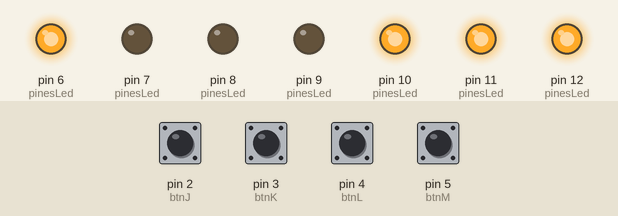
Bench run of a sketch on a simulated Arduino Uno, built with avr-gcc and run on an emulated ATmega328P. Shown: output pins drawn as LEDs (lit = HIGH). The test bench sets the inputs (shaded band); at power-on: pin 2 (btnJ), pin 3 (btnK), pin 4 (btnL), pin 5 (btnM) HIGH.

Above: at 5.6 s.
5.7 s: pin 3 (btnK) pulled LOW for 0.35 s
At 6.05 s:
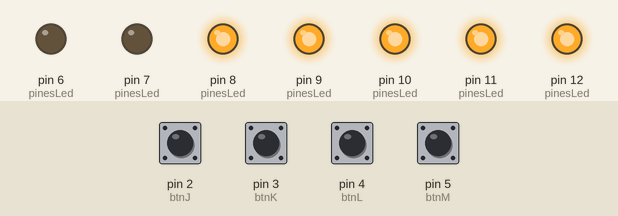
7.7 s: pin 4 (btnL) pulled LOW for 0.35 s
At 8.1 s:
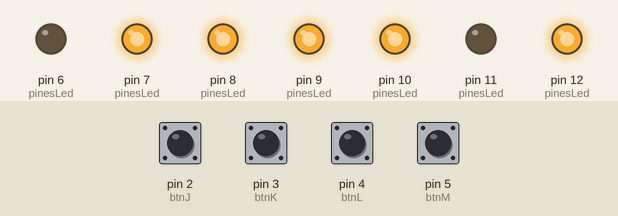
9.8 s: pin 5 (btnM) pulled LOW for 0.35 s
At 10.2 s:
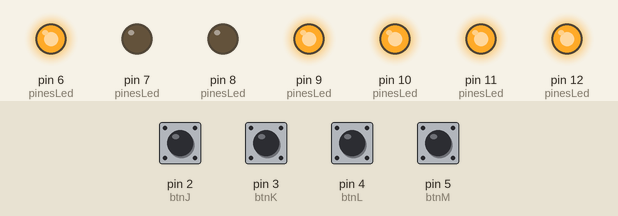
11.9 s: pin 3 (btnK) driven LOW and pin 5 (btnM) driven LOW
At 13.1 s:
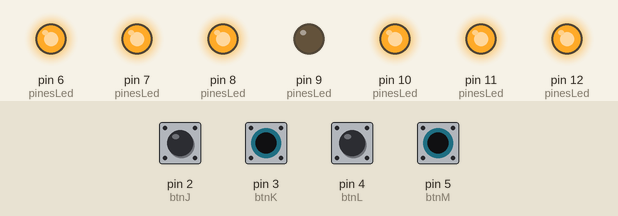
13.4 s: pin 3 (btnK) driven HIGH
At 14.5 s:
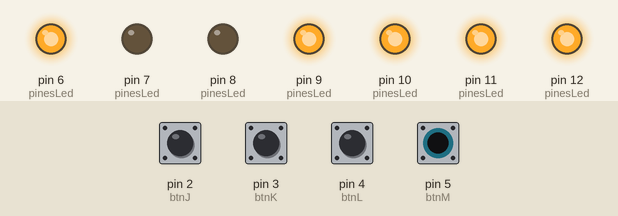
14.9 s: pin 4 (btnL) pulled LOW for 1 s
At 15.6 s:
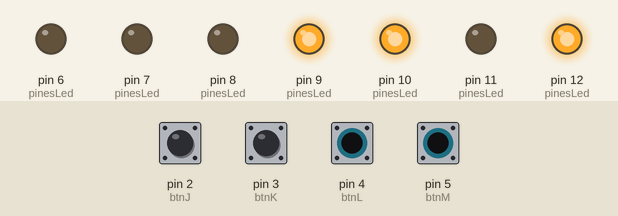
Timing chart, 0 to 17.9 s (numbered marks = the images above; inputs shaded):
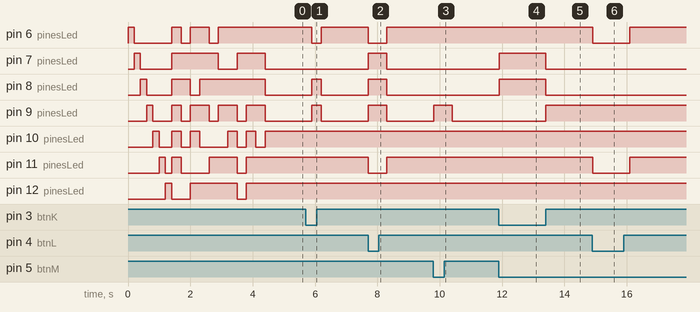

The sketch:

PrimerCodigoNumeros.ino
```cpp
const int btnJ = 2;
const int btnK = 3;
const int btnL = 4;
const int btnM = 5;

const int ledA = 6;
const int ledB = 7;
const int ledC = 8;
const int ledD = 9;
const int ledE = 10;
const int ledF = 11;
const int ledG = 12;

const int pinesLed[] = {ledA, ledB, ledC, ledD, ledE, ledF, ledG};
// hacer un arreglo para definir los pines
const bool numeros[16][7] = {
  {HIGH, HIGH, HIGH, HIGH, HIGH, HIGH, LOW},   // 0
  {LOW, HIGH, HIGH, LOW, LOW, LOW, LOW},       // 1
  {HIGH, HIGH, LOW, HIGH, HIGH, LOW, HIGH},    // 2
  {HIGH, HIGH, HIGH, HIGH, LOW, LOW, HIGH},    // 3
  {LOW, HIGH, HIGH, LOW, LOW, HIGH, HIGH},     // 4
  {HIGH, LOW, HIGH, HIGH, LOW, HIGH, HIGH},    // 5
  {HIGH, LOW, HIGH, HIGH, HIGH, HIGH, HIGH},   // 6
  {HIGH, HIGH, HIGH, LOW, LOW, LOW, LOW},      // 7
  {HIGH, HIGH, HIGH, HIGH, HIGH, HIGH, HIGH},  // 8
  {HIGH, HIGH, HIGH, HIGH, LOW, HIGH, HIGH},   // 9
  {HIGH, HIGH, HIGH, LOW, HIGH, HIGH, HIGH},    //A
  {LOW, LOW, HIGH, HIGH, HIGH, HIGH, HIGH},    //b
  {LOW, LOW, LOW, HIGH, HIGH, LOW, HIGH},      //C
  {LOW, HIGH, HIGH, HIGH, HIGH, LOW, HIGH},    //d
  {HIGH, LOW, LOW, HIGH, HIGH, HIGH, HIGH},    //E
  {HIGH, LOW, LOW, LOW, HIGH, HIGH, HIGH}      //F
  };

void setup() {
  pinMode(btnJ, INPUT);
  pinMode(btnK, INPUT);
  pinMode(btnL, INPUT);
  pinMode(btnM, INPUT);
  //darme cuenta que votones estan presionados para poder dar la salida
  for (int i = 0; i < 7; i++) {
    pinMode(pinesLed[i], OUTPUT);
  }

  pruebaDisplay();
}

void loop() {
  //le que estado tienen los botones
  int estadoJ = digitalRead(btnJ);
  int estadoK = digitalRead(btnK);
  int estadoL = digitalRead(btnL);
  int estadoM = digitalRead(btnM);

  // ver como estan presionados los botones y las salidas que debe dar
  if (estadoJ == LOW && estadoK == LOW && estadoL == LOW && estadoM == LOW) {
    mostrarNumero(0);
  }
  else if (estadoJ == LOW && estadoK == LOW && estadoL == LOW && estadoM == HIGH) {
    mostrarNumero(1);
  }
  else if (estadoJ == LOW && estadoK == LOW && estadoL == HIGH && estadoM == LOW) {
    mostrarNumero(2);
  }
  else if (estadoJ == LOW && estadoK == LOW && estadoL == HIGH && estadoM == HIGH) {
    mostrarNumero(3);
  }
  else if (estadoJ == LOW && estadoK == HIGH && estadoL == LOW && estadoM == LOW) {
    mostrarNumero(4);
  }
  else if (estadoJ == LOW && estadoK == HIGH && estadoL == LOW && estadoM == HIGH) {
    mostrarNumero(5);
  }
  else if (estadoJ == LOW && estadoK == HIGH && estadoL == HIGH && estadoM == LOW) {
    mostrarNumero(6);
  }
  else if (estadoJ == LOW && estadoK == HIGH && estadoL == HIGH && estadoM == HIGH) {
    mostrarNumero(7);
  }
  else if (estadoJ == HIGH && estadoK == LOW && estadoL == LOW && estadoM == LOW) {
    mostrarNumero(8);
  }
  else if (estadoJ == HIGH && estadoK == LOW && estadoL == LOW && estadoM == HIGH) {
    mostrarNumero(9);
  }
  else if (estadoJ == HIGH && estadoK == LOW && estadoL == HIGH && estadoM == LOW) {
    mostrarNumero(10);
  }
  else if (estadoJ == HIGH && estadoK == LOW && estadoL == HIGH && estadoM == HIGH) {
    mostrarNumero(11);
  }
  else if (estadoJ == HIGH && estadoK == HIGH && estadoL == LOW && estadoM == LOW) {
    mostrarNumero(12);
  }
  else if (estadoJ == HIGH && estadoK == HIGH && estadoL == LOW && estadoM == HIGH) {
    mostrarNumero(13);
  }
  else if (estadoJ == HIGH && estadoK == HIGH && estadoL == HIGH && estadoM == LOW) {
    mostrarNumero(14);
  }
  else if (estadoJ == HIGH && estadoK == HIGH && estadoL == HIGH && estadoM == HIGH) {
    mostrarNumero(15);
  }
  else {
    mostrarNumero(0);
  }

  delay(300);
}

// Para mostrar el numero en el display
void mostrarNumero(int numero) {
  if (numero >= 0 && numero < 16) {
    for (int i = 0; i < 7; i++) {
      digitalWrite(pinesLed[i], numeros[numero][i]);
    }
  }
}
//bucle para ver los numeros en el display
void pruebaDisplay() {
  for (int i = 0; i < 7; i++) {
    digitalWrite(pinesLed[i], HIGH);
    delay(200);
    digitalWrite(pinesLed[i], LOW);
  }

  for (int i = 0; i <= 9; i++) {
    mostrarNumero(i);
    delay(300);
  }
}
```

Measured:
- after the input at 5.7 s, pin 6 (pinesLed): HIGH → LOW after 0.20 s, → HIGH 0.30 s later; pin 8 (pinesLed), pin 9 (pinesLed): LOW → HIGH after 0.20 s, → LOW 0.30 s later
- after the input at 7.7 s, pin 6 (pinesLed), pin 11 (pinesLed): HIGH → LOW at once, → HIGH 0.60 s later; pin 7 (pinesLed), pin 8 (pinesLed), pin 9 (pinesLed): LOW → HIGH at once, → LOW 0.60 s later
- after the input at 9.8 s, pin 9 (pinesLed): LOW → HIGH at once, → LOW 0.60 s later
- after the input at 11.9 s, pin 7 (pinesLed), pin 8 (pinesLed): LOW → HIGH at once
- after the input at 13.4 s, pin 7 (pinesLed), pin 8 (pinesLed): HIGH → LOW at once; pin 9 (pinesLed): LOW → HIGH at once
- after the input at 14.9 s, pin 6 (pinesLed), pin 11 (pinesLed): HIGH → LOW at once, → HIGH 1.2 s later
